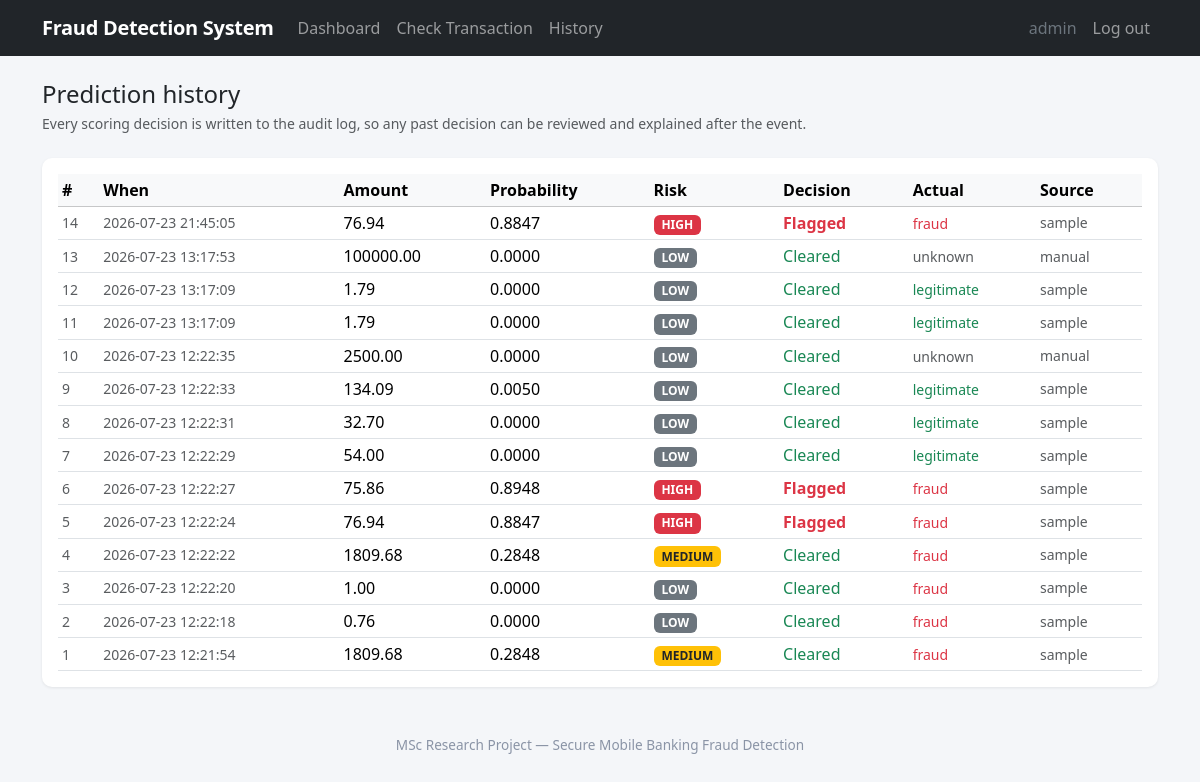
Screenshot of /history (signed in) with the database file from the repository.
### tables this page shows
CREATE TABLE predictions (
            id           INTEGER PRIMARY KEY AUTOINCREMENT,
            user_id      INTEGER,
            amount       REAL    NOT NULL,
            time_seconds REAL    NOT NULL,
            probability  REAL    NOT NULL,
            is_fraud     INTEGER NOT NULL,
            risk_band    TEXT    NOT NULL,
            threshold    REAL    NOT NULL,
            actual_class INTEGER,          -- known label when scoring a sample
            source       TEXT,             -- 'manual' or 'sample'
            created_at   TIMESTAMP DEFAULT CURRENT_TIMESTAMP,
            FOREIGN KEY (user_id) REFERENCES users (id)
        );

### app.py (the view)
@app.route("/history")
@login_required
def history():
    return render_template("history.html",
                           predictions=database.recent_predictions(limit=100))

### app.py (called while the page is built)
def login_required(view):
    @wraps(view)
    def wrapped(*args, **kwargs):
        if "user_id" not in session:
            flash("Please log in to continue.", "warning")
            return redirect(url_for("login"))
        return view(*args, **kwargs)
    return wrapped

### database.py (called while the page is built)
def get_connection():
    conn = sqlite3.connect(DB_PATH)
    conn.row_factory = sqlite3.Row
    return conn

def recent_predictions(limit=25):
    conn = get_connection()
    rows = conn.execute(
        "SELECT * FROM predictions ORDER BY created_at DESC, id DESC LIMIT ?",
        (limit,),
    ).fetchall()
    conn.close()
    return rows

### templates/history.html (shortened to what this page needs)
{% extends "base.html" %}
{% block content %}
<h4 class="mb-1">Prediction history</h4>
<p class="text-muted small mb-4">
  Every scoring decision is written to the audit log, so any past decision can
  be reviewed and explained after the event.
</p>
<div class="card p-3">
{% if predictions %}
<div class="table-responsive">
  <table class="table table-sm align-middle mb-0">
    <thead class="table-light">
      <tr>
        <th>#</th><th>When</th><th>Amount</th><th>Probability</th>
        <th>Risk</th><th>Decision</th><th>Actual</th><th>Source</th>
      </tr>
    </thead>
    <tbody>
      {% for p in predictions %}
      <tr>
        <td class="text-muted small">{{ p.id }}</td>
        <td class="small text-muted">{{ p.created_at }}</td>
        <td>{{ '%.2f'|format(p.amount) }}</td>
        <td>{{ '%.4f'|format(p.probability) }}</td>
        <td>
          <span class="badge bg-{{ 'danger' if p.risk_band == 'HIGH'
                                   else 'warning text-dark' if p.risk_band == 'MEDIUM'
                                   else 'secondary' }}">{{ p.risk_band }}</span>
        </td>
        <td>
          {% if p.is_fraud %}
            <span class="text-danger fw-semibold">Flagged</span>
          {% else %}
            <span class="text-success">Cleared</span>
          {% endif %}
        </td>
        <td>
          {% if p.actual_class is none %}
            <span class="text-muted small">unknown</span>
          {% elif p.actual_class == 1 %}
            <span class="text-danger small">fraud</span>
          {% else %}
            <span class="text-success small">legitimate</span>
          {% endif %}
        </td>
        <td class="small text-muted">{{ p.source }}</td>
      </tr>
      {% endfor %}
    </tbody>
  </table>
</div>
{% else %}
  <p class="text-muted small mb-0">No predictions recorded yet.</p>
{% endif %}
</div>
{% endblock %}

### templates/base.html (shortened to what this page needs)
<!doctype html>
<html lang="en">
<head>
  <link href="https://cdn.jsdelivr.net/npm/bootstrap@5.3.3/dist/css/bootstrap.min.css" rel="stylesheet">
</head>
<body>
{% if session.user_id %}
<nav class="navbar navbar-expand-lg navbar-dark bg-dark">
  <div class="container">
    <a class="navbar-brand" href="{{ url_for('dashboard') }}">Fraud Detection System</a>
    <div class="navbar-nav me-auto">
      <a class="nav-link" href="{{ url_for('dashboard') }}">Dashboard</a>
      <a class="nav-link" href="{{ url_for('check') }}">Check Transaction</a>
      <a class="nav-link" href="{{ url_for('history') }}">History</a>
    </div>
    <div class="navbar-nav">
      <span class="nav-link text-secondary">{{ session.username }}</span>
      <a class="nav-link" href="{{ url_for('logout') }}">Log out</a>
    </div>
  </div>
</nav>
{% endif %}
<main class="container py-4">
  {% block content %}{% endblock %}
</main>
<footer class="container text-center py-4">
  MSc Research Project &mdash; Secure Mobile Banking Fraud Detection
</footer>
</body>
</html>

### templates/base.html (style rules this page uses)
body { background: #f4f6f9; }
.navbar-brand { font-weight: 600; letter-spacing: -0.3px; }
.card { border: none; border-radius: 10px; box-shadow: 0 1px 3px rgba(0,0,0,.08); }
footer { color: #8a94a6; font-size: .85rem; }

### rows the page displays
predictions: id "14", created_at "2026-07-23 21:45:05", amount "76.94", probability "0.8847", risk_band "HIGH", is_fraud "Flagged", actual_class "fraud", source "sample"
predictions: id "13", created_at "2026-07-23 13:17:53", amount "100000.00", probability "0.0000", risk_band "LOW", is_fraud "Cleared", shows "unknown", source "manual"
predictions: id "12", created_at "2026-07-23 13:17:09", amount "1.79", probability "0.0000", risk_band "LOW", is_fraud "Cleared", actual_class "legitimate", source "sample"
predictions: id "11", created_at "2026-07-23 13:17:09", amount "1.79", probability "0.0000", risk_band "LOW", is_fraud "Cleared", actual_class "legitimate", source "sample"
predictions: id "10", created_at "2026-07-23 12:22:35", amount "2500.00", probability "0.0000", risk_band "LOW", is_fraud "Cleared", shows "unknown", source "manual"
predictions: id "9", created_at "2026-07-23 12:22:33", amount "134.09", probability "0.0050", risk_band "LOW", is_fraud "Cleared", actual_class "legitimate", source "sample"
predictions: id "8", created_at "2026-07-23 12:22:31", amount "32.70", probability "0.0000", risk_band "LOW", is_fraud "Cleared", actual_class "legitimate", source "sample"
predictions: id "7", created_at "2026-07-23 12:22:29", amount "54.00", probability "0.0000", risk_band "LOW", is_fraud "Cleared", actual_class "legitimate", source "sample"
predictions: id "6", created_at "2026-07-23 12:22:27", amount "75.86", probability "0.8948", risk_band "HIGH", is_fraud "Flagged", actual_class "fraud", source "sample"
predictions: id "5", created_at "2026-07-23 12:22:24", amount "76.94", probability "0.8847", risk_band "HIGH", is_fraud "Flagged", actual_class "fraud", source "sample"
predictions: id "4", created_at "2026-07-23 12:22:22", amount "1809.68", probability "0.2848", risk_band "MEDIUM", is_fraud "Cleared", actual_class "fraud", source "sample"
predictions: id "3", created_at "2026-07-23 12:22:20", amount "1.00", probability "0.0000", risk_band "LOW", is_fraud "Cleared", actual_class "fraud", source "sample"
predictions: id "2", created_at "2026-07-23 12:22:18", amount "0.76", probability "0.0000", risk_band "LOW", is_fraud "Cleared", actual_class "fraud", source "sample"
predictions: id "1", created_at "2026-07-23 12:21:54", amount "1809.68", probability "0.2848", risk_band "MEDIUM", is_fraud "Cleared", actual_class "fraud", source "sample"

### other values shown
{{ session.username }} "admin"
